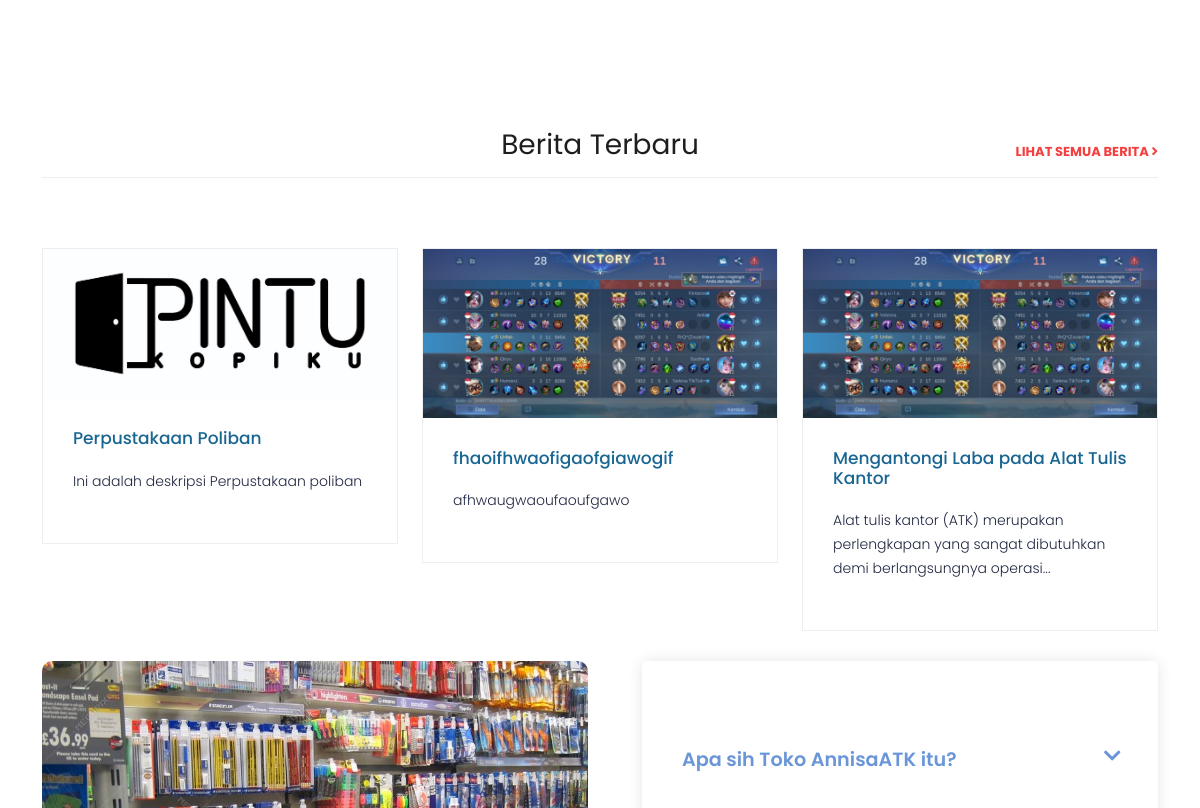
Before: / (middle part) with the older database file.
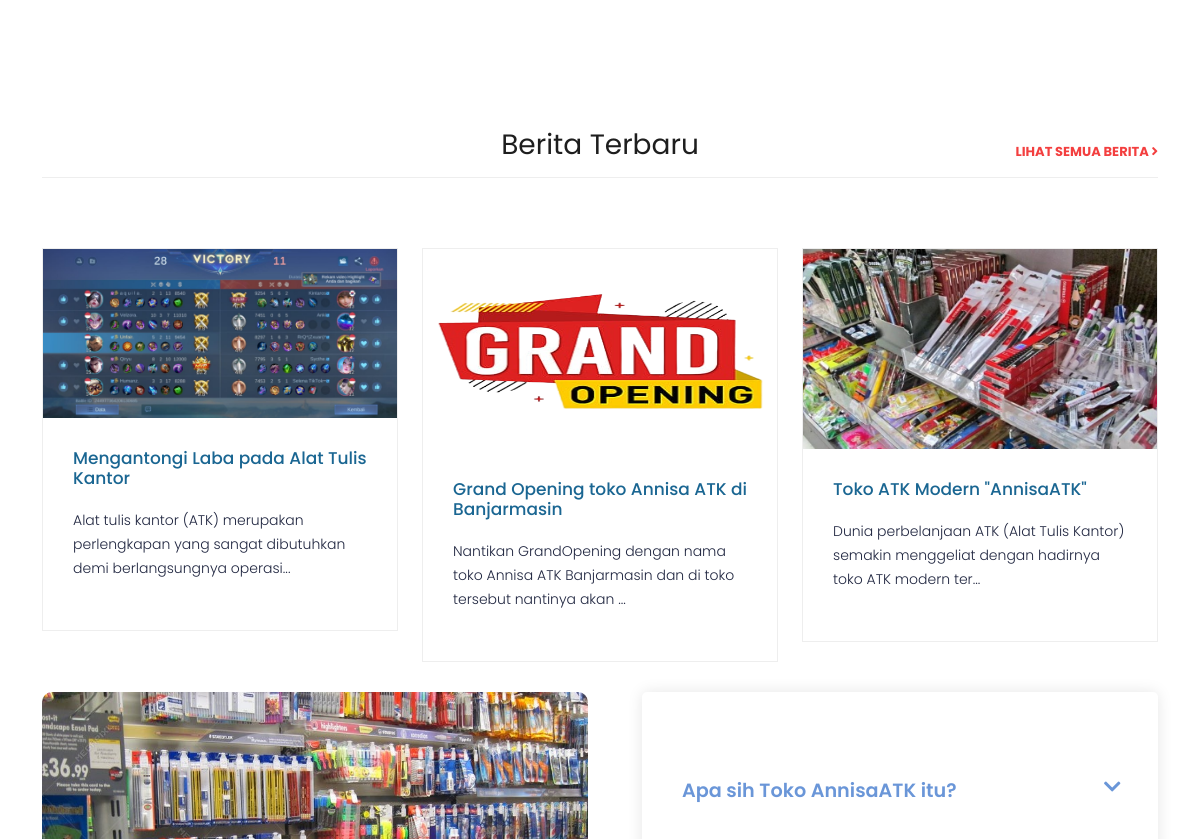
After: the same page with the newer database file.
### tables this page shows
CREATE TABLE `tb_berita` (
  `id_berita` int(11) NOT NULL,
  `judul_berita` char(100) NOT NULL,
  `isi_berita` text NOT NULL,
  `gambar_berita` char(100) NOT NULL,
  `nama_pengirim` char(100) NOT NULL,
  `tanggal` timestamp NOT NULL DEFAULT current_timestamp() ON UPDATE current_timestamp()
);

### application/controllers/Landing.php (called while the page is built, shortened)
<?php
class Landing extends CI_Controller
{
    public function __construct()
    {
        $this->load->model('m_landing');
    }
    public function index()
    {
        $data['page']    = 'home';
        $data['berita'] = $this->m_landing->dtBerita();
        $data['toko'] = $this->m_landing->dtProfilToko();
        $data['title']    = 'Home | AnnisaATK';
        $data['kordinat'] = $this->m_landing->getCoordinates();
        $this->tampil($data);;
    }
    function tampil($data)
    {
        $this->load->view('landing/header', $data);
        $this->load->view('landing/isi');
        $this->load->view('landing/footer');
    }
}

### index.php (called while the page is built, shortened)
<?php
require_once BASEPATH.'core/CodeIgniter.php';

### application/models/M_landing.php (called while the page is built, shortened)
<?php
class M_landing extends CI_Model
{
    public function dtProfilToko($id = FALSE)
    {
        $this->db->select('*');
        $this->db->from('tb_toko');
        $query = $this->db->get();
        return $query->result();
    }
    public function dtBerita($id = FALSE)
    {
        $this->db->select('*');
        $this->db->from('tb_berita');
        $this->db->order_by('id_berita', 'DESC');
        $query = $this->db->get();
        return $query->result_array();
    }
}

### application/views/landing/isi.php (the view, shortened to what the changed rows need)
<?php
if ($page == 'home') {
?>
    <section class="berita-terbaru" id="berita">
        <div class="latest-products">
            <div class="container">
                <div class="row">
                    <div class="col-md-12">
                        <div class="section-heading">
                            <h2>Berita Terbaru</h2>
                        </div>
                    </div>
                    <?php
                    $counter = 0;
                    if (empty($berita)) {
                    ?>
                        <div class="error">
                            <div class="container-floud">
                                <div class="col-xs-12 ground-color text-center">
                                    <div class="container-error-404">
                                        <div class="clip">
                                            <div class="shadow"><span class="digit thirdDigit"></span></div>
                                        </div>
                                        <div class="clip">
                                            <div class="shadow"><span class="digit secondDigit"></span></div>
                                        </div>
                                        <div class="clip">
                                            <div class="shadow"><span class="digit firstDigit"></span></div>
                                        </div>
                                        <div class="msg">OH!<span class="triangle"></span></div>
                                    </div>
                                    <h2 class="h1">Tidak Ada Berita Saat Ini</h2>
                                </div>
                            </div>
                        </div>
                        <?php
                    } else {
                        foreach ($berita as $b) :
                            if ($counter >= 3) {
                                break;
                            }
                        ?>
                            <div class="col-md-4">
                                <div class="product-item">
                                    <a href="<?php echo base_url('landing/berita/') . $b['id_berita']; ?>">
                                        <img class="gambarBeritaTerbaru" src="<?php echo base_url('uploads/gambarBerita/'); ?><?= $b['gambar_berita']; ?>">
                                    </a>
                                    <div class="down-content">
                                        <a href="<?php echo base_url('landing/berita/') . $b['id_berita']; ?>">
                                            <h4><?= $b['judul_berita']; ?></h4>
                                        </a>
                                        <?php
                                        $batasanKarakter = 100;
                                        $isiBerita =  $b['isi_berita'];
                                        if (strlen($isiBerita) > $batasanKarakter) {
                                            $isiBerita = substr($isiBerita, 0, $batasanKarakter) . '...';
                                        }
                                        ?>
                                        <p class="isiBerita"><?= $isiBerita; ?></p>
                                    </div>
                                </div>
                            </div>
                    <?php
                            $counter++;
                        endforeach;
                    }
                    ?>
                </div>
            </div>
        </div>
    </section>
<?php
} else if ($page == 'berita_semua') {
?>
    <section class="preloader">
        <div class="cart-loader">
            <div class="graph-loading">
                <span class="graph-loading__bar"></span>
                <span class="graph-loading__bar"></span>
                <span class="graph-loading__bar"></span>
                <span class="graph-loading__bar"></span>
                <span class="graph-loading__bar"></span>
            </div>
        </div>
        </div>
    </section>
    <section class="berita-terbaru" id="berita">
        <div class="latest-products">
            <div class="container">
                <div class="row">
                    <div class="col-md-12">
                        <div class="section-heading">
                            <h2>Semua Berita</h2>
                        </div>
                        <?php if (empty($berita)) : ?>
                            <div class="section">
                                <h1 class="error">404</h1>
                                <div class="page">Maaf! Berita Yang Kamu Cari Tidak Ditemukan</div>
                                <a class="back-home" href="<?php echo base_url('/') ?>">Kembali Ke Home</a>
                            </div>
                            <br><br><br><br><br><br><br><br><br><br><br>
                        <?php endif; ?>
                        <?php
                        foreach ($berita as $b) :
                        ?>
                    </div>
                    <div class="col-md-6">
                        <div class="product-item">
                            <a href="<?php echo base_url('landing/berita/') . $b['id_berita']; ?>"><img class="gambarBerita" src="<?php echo base_url('uploads/gambarBerita/'); ?><?= $b['gambar_berita']; ?>" alt=""></a>
                            <div class="down-content">
                                <a href="<?php echo base_url('landing/berita/') . $b['id_berita']; ?>">
                                    <h4><?= $b['judul_berita']; ?></h4>
                                </a>
                                <?php
                                $batasanKarakter = 100;
                                $isiBerita =  $b['isi_berita'];
                                if (strlen($isiBerita) > $batasanKarakter) {
                                    $isiBerita = substr($isiBerita, 0, $batasanKarakter) . '...';
                                }
                                ?>
                                <p class="isiBerita"><?= $isiBerita; ?>
                                </p>
                            </div>
                        </div>
                    <?php endforeach ?>
                    </div>
                    <?= $this->pagination->create_links(); ?>
                </div>
            </div>
        </div>
    </section>
<?php
}
?>

Changed rows visible on the page:
removed tb_berita: gambar_berita (picture), judul_berita "Perpustakaan Poliban", isi_berita "Ini adalah deskripsi Perpustakaan poliban"
removed tb_berita: gambar_berita (picture), judul_berita "fhaoifhwaofigaofgiawogif", isi_berita "afhwaugwaoufaoufgawo"
now on this page (row unchanged): tb_berita: gambar_berita (picture), judul_berita "Grand Opening toko Annisa ATK di Banjarmasin", isi_berita "Nantikan GrandOpening dengan nama toko Annisa ATK Banjarmasin dan di toko tersebut nantinya akan ..."
now on this page (row unchanged): tb_berita: gambar_berita (picture), judul_berita "Toko ATK Modern \"AnnisaATK\"", isi_berita "Dunia perbelanjaan ATK (Alat Tulis Kantor) semakin menggeliat dengan hadirnya toko ATK modern ter..."
